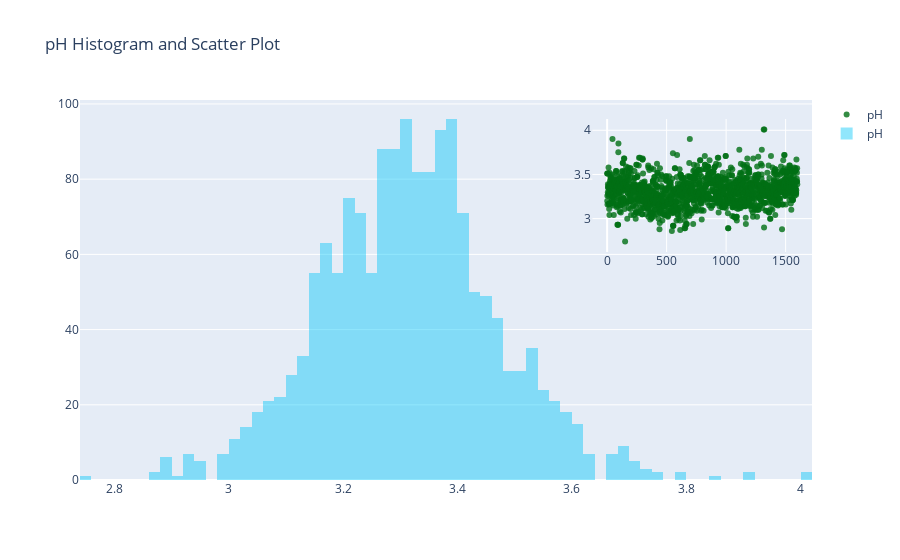

Source (notebook cell):
### Markdown cell above
Observation:
    
Quality has most values concentrated in the categories of 5,6,7

Fewer values are concentrated in the categories of 3,4 8

### Code cell
# PLot pH histogram and scatter plot
# trace1 is scatter plot
data = wine.loc[:,["pH","citric_acid","residual_sugar","density"]]
data_1 = wine.quality
x = dict(zip(data_1.unique(),"rgb"))
trace1 = go.Scatter(
    x=data.index,
    y=data.pH,
    mode = "markers",
    xaxis='x2',
    yaxis='y2',
    name = "pH",
    marker = dict(color = 'rgba(0, 112, 20, 0.8)'),
)

# trace2 is histogram
trace2 = go.Histogram(
    x=data.pH,
    opacity=0.75,
    name = "pH",
    marker=dict(color='rgba(10, 200, 250, 0.6)'))

# add trace1 and trace2
trace_data = [trace1, trace2]
layout = go.Layout(
    xaxis2=dict(
        domain=[0.7, 1],
        anchor='y2',        
    ),
    yaxis2=dict(
        domain=[0.6, 0.95],
        anchor='x2',
    ),
    title = ' pH Histogram and Scatter Plot'
)
fig = go.Figure(data=trace_data, layout=layout)
iplot(fig)

### Figure 1 — Plotly figure (JSON) as saved in the notebook; plotly's stock layout.template omitted (floating-point values rounded to 4 significant figures; data arrays with more than 128 entries replaced by an {"elided": "..."} marker saying what was removed)
{"data": [{"marker": {"color": "rgba(0, 112, 20, 0.8)"}, "mode": "markers", "name": "pH", "type": "scatter", "x": {"elided": "1599 int values"}, "xaxis": "x2", "y": {"elided": "1599 float values"}, "yaxis": "y2"}, {"marker": {"color": "rgba(10, 200, 250, 0.6)"}, "name": "pH", "opacity": 0.75, "type": "histogram", "x": {"elided": "1599 float values"}}], "layout": {"title": {"text": " pH Histogram and Scatter Plot"}, "xaxis2": {"anchor": "y2", "domain": [0.7, 1]}, "yaxis2": {"anchor": "x2", "domain": [0.6, 0.95]}}}
